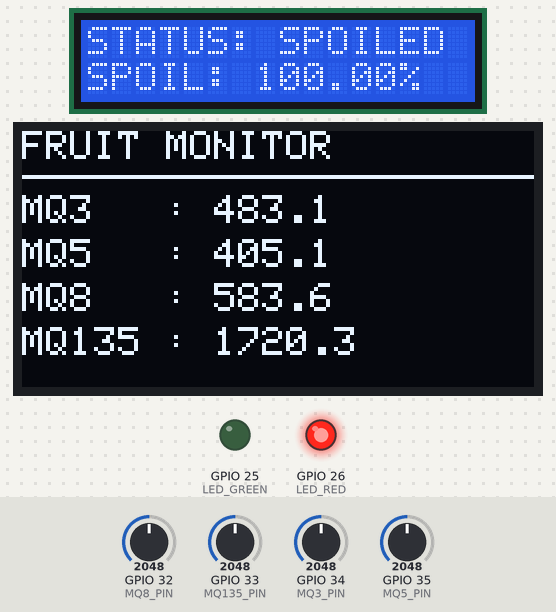
Recording of a program running on a simulated ESP32. Shown: 16×2 character LCD, 128×64 one-colour display, output pins drawn as LEDs (lit = HIGH). The test bench sets the inputs (shaded band); at power-on: GPIO 33 (MQ135_PIN) = 2048, GPIO 32 (MQ8_PIN) = 2048, GPIO 34 (MQ3_PIN) = 2048, GPIO 35 (MQ5_PIN) = 2048 (analog values on the 0–4095 scale). What the program prints to the serial monitor is not drawn.

Above: at 2.8 s.
2.9 s: GPIO 33 (MQ135_PIN) set to 393
At 4.9 s:
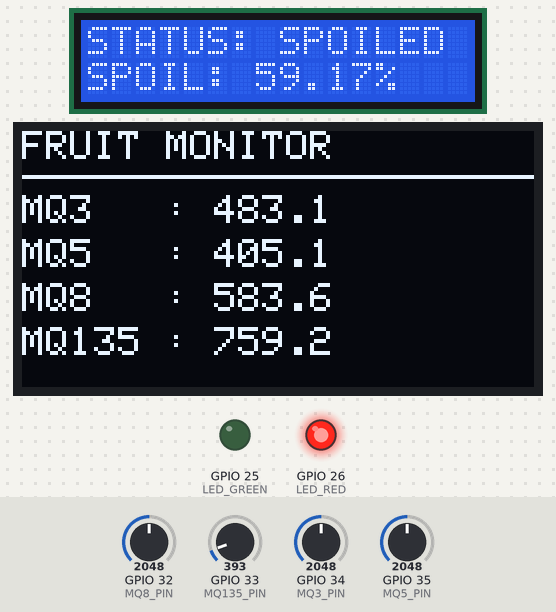
5.3 s: GPIO 33 (MQ135_PIN) set to 358
At 6.3 s:
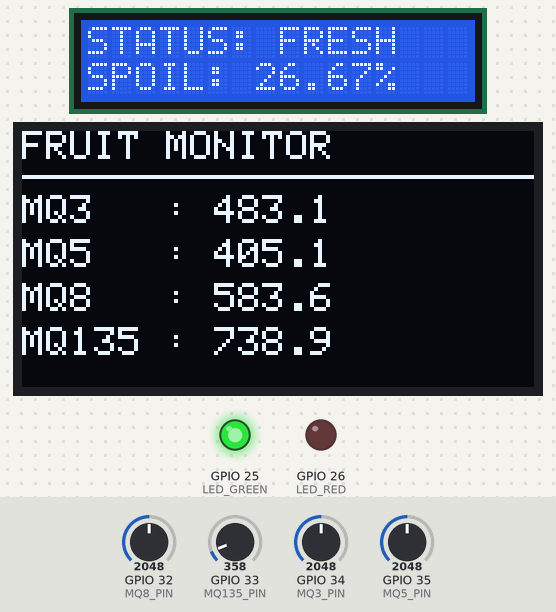
7.4 s: GPIO 32 (MQ8_PIN) set to 2866
At 8.8 s:
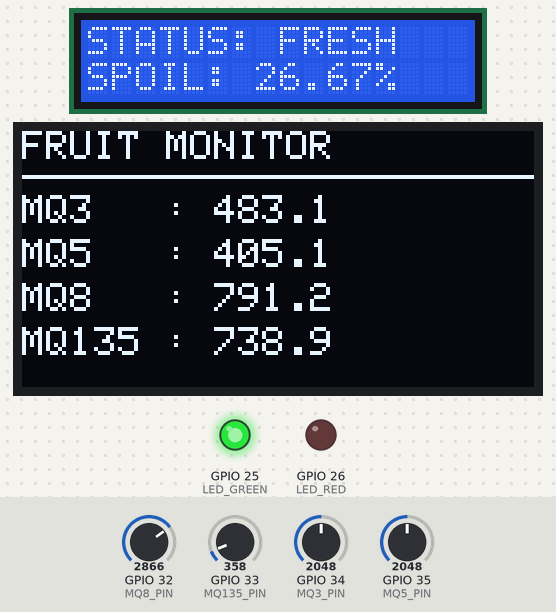
9.5 s: GPIO 34 (MQ3_PIN) set to 2866
At 11.3 s:
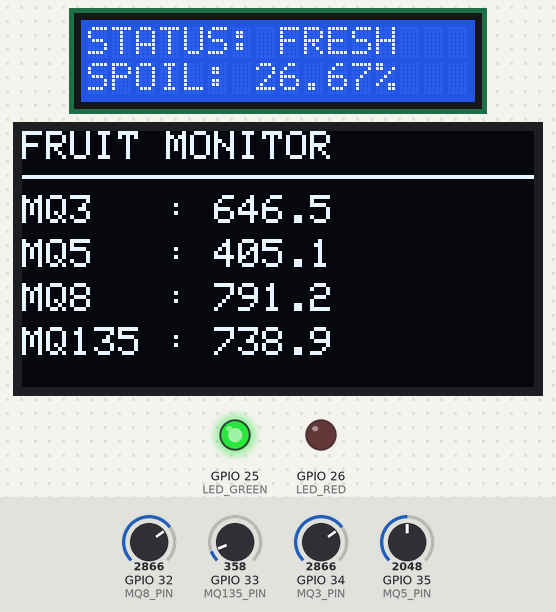
11.7 s: GPIO 35 (MQ5_PIN) set to 2866
At 12.7 s:
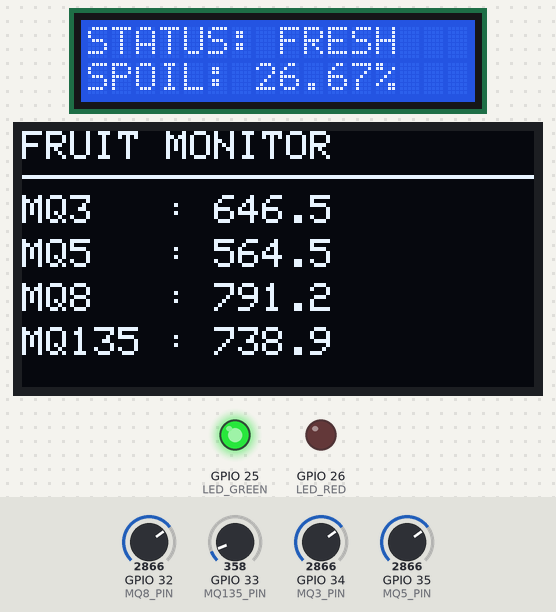
13.8 s: GPIO 32 (MQ8_PIN) set to 3972
At 15.2 s:
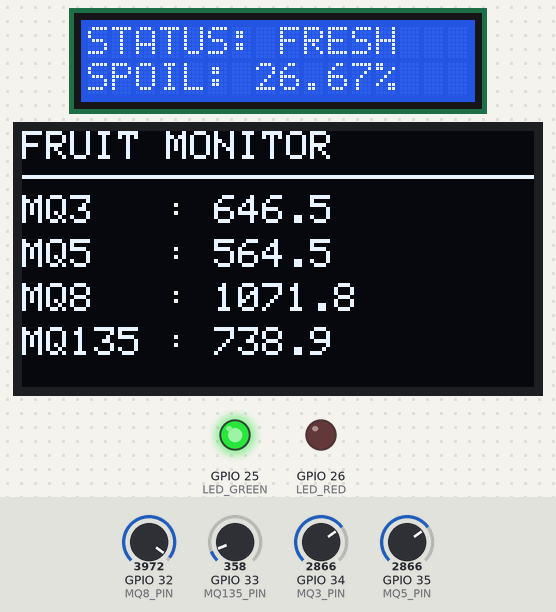
Timing chart, 0 to 16.8 s (numbered marks = the images above; inputs shaded):
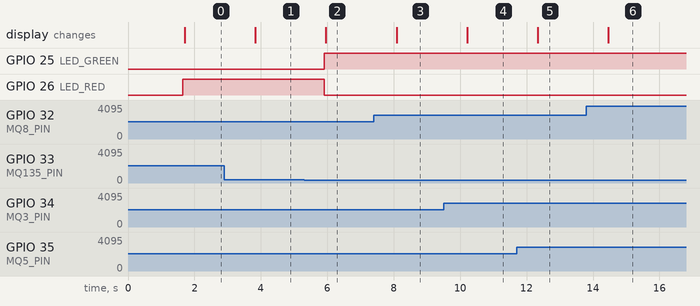

The program:

main.cpp
```cpp
#include <Arduino.h>
#include <Wire.h>
#include <LiquidCrystal_I2C.h>
#include <Adafruit_GFX.h>
#include <Adafruit_SSD1306.h>
#include "fruit_model.h"
#define LED_GREEN 25
#define LED_RED   26

// ======================================
// DISPLAY CONFIGURATION
// ======================================

#define LCD_ADDRESS 0x27
#define OLED_ADDRESS 0x3C

#define SCREEN_WIDTH 128
#define SCREEN_HEIGHT 64

LiquidCrystal_I2C lcd(LCD_ADDRESS, 16, 2);

Adafruit_SSD1306 oled(
    SCREEN_WIDTH,
    SCREEN_HEIGHT,
    &Wire,
    -1
);

// ======================================
// SENSOR CONFIGURATION
// ======================================

#define MQ3_PIN  34
#define MQ5_PIN  35
#define MQ8_PIN  32
#define MQ135_PIN 33

// Dataset sensor ranges
const float SENSOR_MIN[4] = {
    74.0f, 6.0f, 64.0f, 531.0f
};

const float SENSOR_MAX[4] = {
    892.0f, 804.0f, 1103.0f, 2909.0f
};

// ======================================
// SENSOR MAPPING
// ======================================

float mapSensor(int adcValue, int sensorIndex) {
    float ratio = adcValue / 4095.0f;

    return SENSOR_MIN[sensorIndex] +
           ratio * (
               SENSOR_MAX[sensorIndex] -
               SENSOR_MIN[sensorIndex]
           );
}

// ======================================
// DISPLAY FUNCTIONS
// ======================================

void updateLCD(uint8_t prediction, float probability) {
    lcd.setCursor(0, 0);

    if (prediction == 0) {
        lcd.print("STATUS: FRESH  ");
    } else {
        lcd.print("STATUS: SPOILED");
    }

    lcd.setCursor(0, 1);
    lcd.print("SPOIL: ");
    lcd.print(probability * 100.0f, 2);
    lcd.print("%    ");
}

void updateOLED(
    const float input[4],
    uint8_t prediction,
    float probability
) {
    oled.clearDisplay();

    oled.setTextColor(SSD1306_WHITE);

    oled.setTextSize(1);

    oled.setCursor(0, 0);
    oled.println("FRUIT MONITOR");

    oled.drawLine(0, 11, 127, 11, SSD1306_WHITE);

    oled.setCursor(0, 16);
    oled.print("MQ3   : ");
    oled.println(input[0], 1);

    oled.setCursor(0, 27);
    oled.print("MQ5   : ");
    oled.println(input[1], 1);

    oled.setCursor(0, 38);
    oled.print("MQ8   : ");
    oled.println(input[2], 1);

    oled.setCursor(0, 49);
    oled.print("MQ135 : ");
    oled.println(input[3], 1);

    oled.display();
}

// ======================================
// SETUP
// ======================================

void setup() {
    Serial.begin(115200);

    analogReadResolution(12);

    Wire.begin(21, 22);

    // Initialize LCD
    lcd.init();
    lcd.backlight();

    lcd.setCursor(0, 0);
    lcd.print("FRUIT MONITOR");

    lcd.setCursor(0, 1);
    lcd.print("Initializing...");

    pinMode(LED_GREEN, OUTPUT);
    pinMode(LED_RED, OUTPUT);

    digitalWrite(LED_GREEN, LOW);
    digitalWrite(LED_RED, LOW);

    // Initialize OLED
    if (!oled.begin(
        SSD1306_SWITCHCAPVCC,
        OLED_ADDRESS
    )) {
        Serial.println("OLED initialization failed!");
        while (true) {
            delay(100);
        }
    }

    oled.clearDisplay();
    oled.setTextSize(1);
    oled.setTextColor(SSD1306_WHITE);
    oled.setCursor(0, 0);
    oled.println("FRUIT MONITOR");
    oled.println("Initializing...");
    oled.display();

    delay(1500);

    Serial.println("==============================");
    Serial.println(" FRUIT FRESHNESS DETECTION");
    Serial.println(" RANDOM FOREST - ESP32");
    Serial.println("==============================");
}

// ======================================
// MAIN LOOP
// ======================================

void loop() {

    // Read potentiometers
    int adcMQ3 = analogRead(MQ3_PIN);
    int adcMQ5 = analogRead(MQ5_PIN);
    int adcMQ8 = analogRead(MQ8_PIN);
    int adcMQ135 = analogRead(MQ135_PIN);

    // Convert ADC to dataset sensor ranges
    float input[4] = {
        mapSensor(adcMQ3, 0),
        mapSensor(adcMQ5, 1),
        mapSensor(adcMQ8, 2),
        mapSensor(adcMQ135, 3)
    };

    // Random Forest inference
    float spoiledProbability = 0.0f;

    uint8_t prediction = predictFruit(
        input,
        &spoiledProbability
    );

    // LED Indicator
    if (prediction == 0) {
        digitalWrite(LED_GREEN, HIGH);
        digitalWrite(LED_RED, LOW);
    } else {
        digitalWrite(LED_GREEN, LOW);
        digitalWrite(LED_RED, HIGH);
    }

    // Update displays
    updateLCD(prediction, spoiledProbability);

    updateOLED(
        input,
        prediction,
        spoiledProbability
    );

    // Serial Monitor
    Serial.println("\n------------------------------");

    Serial.printf(
        "MQ3: %.2f | MQ5: %.2f\n",
        input[0], input[1]
    );

    Serial.printf(
        "MQ8: %.2f | MQ135: %.2f\n",
        input[2], input[3]
    );

    Serial.print("Prediction: ");

    Serial.println(
        prediction == 0 ? "FRESH" : "SPOILED"
    );

    Serial.printf(
        "Spoiled Probability: %.2f%%\n",
        spoiledProbability * 100.0f
    );

    delay(1000);
}
```

Source omitted: fruit_model.h (91258 bytes)

Measured:
- the behaviour switches between 375 and 374 on GPIO 33 (MQ135_PIN) (found by bisection; images 1 and 2)
- after the input at 2.9 s, the display: changes after 0.94 s (image 1)
- after the input at 5.3 s, GPIO 25 (LED_GREEN): LOW → HIGH after 0.60 s; GPIO 26 (LED_RED): HIGH → LOW after 0.60 s; the display: changes after 0.66 s (image 2)
- after the input at 7.4 s, the display: changes after 0.69 s (image 3)
- after the input at 9.5 s, the display: changes after 0.71 s (image 4)
- after the input at 11.7 s, the display: changes after 0.64 s (image 5)
- after the input at 13.8 s, the display: changes after 0.66 s (image 6)
